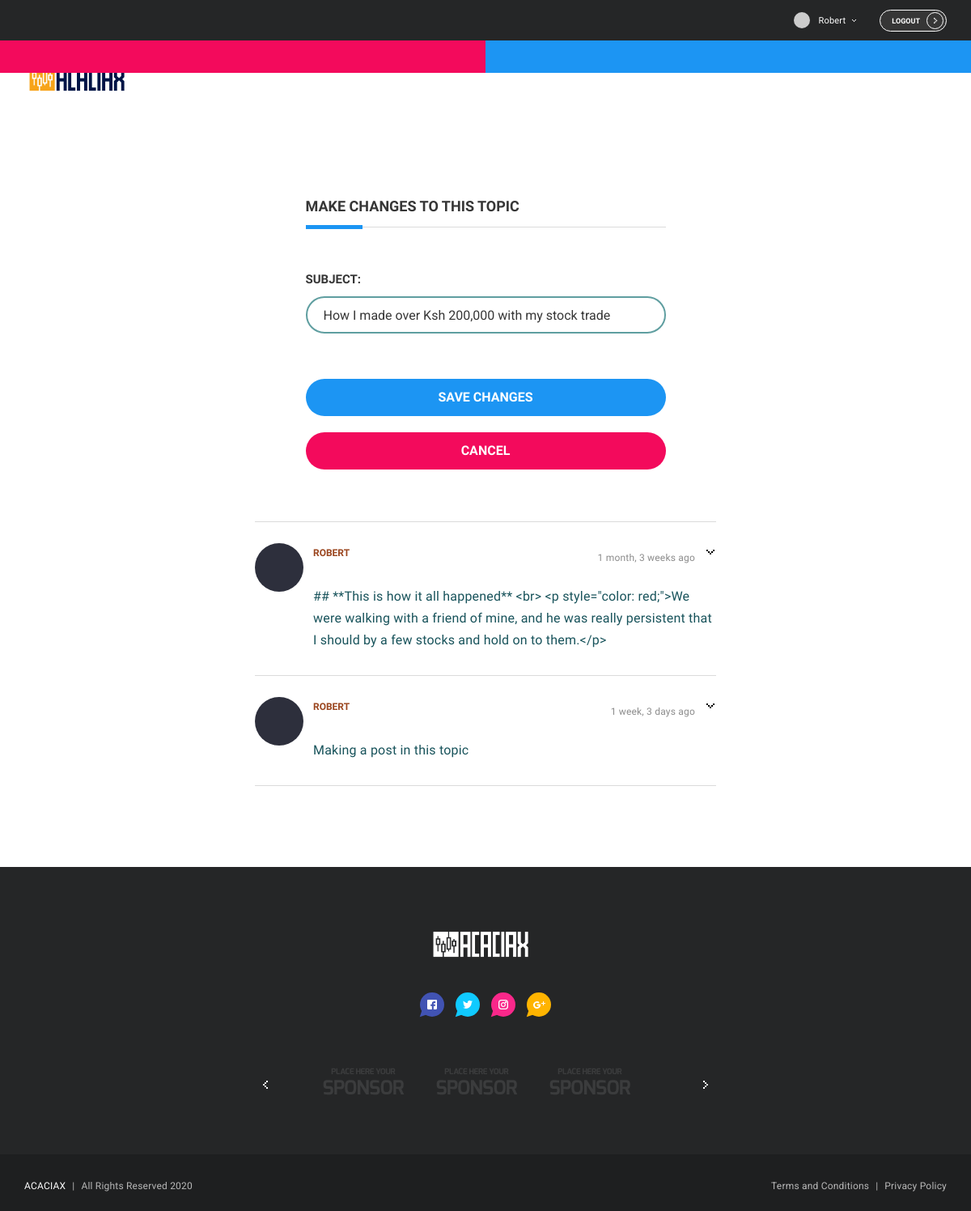
/forum/1/topics/14/edit/ (signed in), run on the app's committed database.
### forum/models.py (models this page shows, shortened)
class Topic(models.Model):
    subject = models.CharField(max_length=255)
    category = models.ForeignKey(Category, related_name='topics', on_delete=models.CASCADE)
    starter = models.ForeignKey(User, related_name='topics', on_delete=models.CASCADE)
    last_updated = models.DateTimeField(auto_now_add=True)
    updated_by = models.ForeignKey(User, related_name='+', on_delete=models.CASCADE, null=True, blank=True)
    views = models.PositiveIntegerField(default=0)

class Post(models.Model):
    message = models.TextField(max_length=4000)
    topic = models.ForeignKey(Topic, related_name='posts', on_delete=models.CASCADE)
    created_at = models.DateTimeField(auto_now_add=True)
    updated_at = models.DateTimeField(null=True)
    created_by = models.ForeignKey(User, related_name='posts', on_delete=models.CASCADE)
    updated_by = models.ForeignKey(User, null=True, related_name='+', on_delete=models.CASCADE)
    likes= models.IntegerField(default=0)
    dislikes= models.IntegerField(default=0)

### forum/views.py (the view, shortened to what this page needs)
# urls.py: re_path(r'^forum/(?P<pk>\d+)/topics/(?P<topic_pk>\d+)/edit/$', views.TopicUpdateView.as_view(), name='edit_topic'),
@method_decorator(login_required, name='dispatch')
class TopicUpdateView(UpdateView):
    model = Topic
    fields = ('subject', )
    template_name = 'edit_topic.html'
    pk_url_kwarg = 'topic_pk'
    context_object_name = 'topic'
    def get_queryset(self):
        queryset = super().get_queryset()
        return queryset.filter(starter=self.request.user)

### forum/templatetags/form_tags.py (called while the page is built)
@register.filter
def input_class(bound_field):
    css_class = 'bder-cstm-clr'
    if bound_field.form.is_bound:
        if bound_field.errors:
            css_class = 'is-invalid'
        elif field_type(bound_field) != 'PasswordInput':
            css_class = 'is-valid'
    return 'form-control {}'.format(css_class)

### forum/templatetags/gravatar.py (called while the page is built)
@register.filter
def gravatar(user):
    email = user.email.lower().encode('utf-8')
    default = 'mm'
    size = 256
    url = 'https://www.gravatar.com/avatar/{md5}?{params}'.format(
        md5=hashlib.md5(email).hexdigest(),
        params=urlencode({'d': default, 's': str(size)})
    )
    return url

### templates/edit_topic.html (shortened to what this page needs)
{% extends 'base.html' %}
{% load static %}
{% load humanize %}
{% block stylesheet %}
  <link rel="stylesheet" href="{% static 'css/simplemde.min.css' %}">
{% endblock %}
{% block content_edit_topic %}
  <div class="layout-content-full grid-limit">
    <div class="grid2-1col centered">
      <div id="tab-new-topic" class="tab-wrap">
        <div class="tab-body">
          <div class="tab-item">
            <div class="form-box">
              <div class="section-title-wrap blue">
                <h2 class="section-title medium">Make changes to this topic</h2>
                <div class="section-title-separator"></div>
              </div>
              <form method="post">
			    {% include 'includes/form.html' %}
          <br><br>
			    <button type="submit" class="button blue full">Save changes</button>
          <a class="button red full" href="{% url 'category_topics' topic.category.pk %}">
            Cancel
          </a>
			  </form>
            </div>
          </div>
        </div>
      </div>
      <div class="activity-items">
        {% for post in topic.posts.all %}
        <div class="activity-item">
          <img class="user-avatar" src="{% static 'img/users/05.jpg' %}" alt="user-05">
          <div class="activity-item-dropdown-button">
            <svg class="arrow-icon medium">
              <use xlink:href="#svg-arrow-medium"></use>
            </svg>
          </div>
          <div class="activity-item-row">
            <a href="topic.html" class="activity-item-title secondary-color">{{ post.created_by.username }}</a>
            <p class="activity-item-timestamp">{{ post.created_at|naturaltime }}</p>
          </div>
          <p class="activity-item-text base-color">{{ post.message }}</p>
        </div>
        {% endfor %}
      </div>
    </div>
  </div>
{% endblock content_edit_topic %}

### templates/navbar/navbar.html (shortened to what this page needs)
{% load static %}
{% load gravatar %}
  <div class="header-wrap">
    <div class="header grid-limit">
      <div class="widget-selectables float_right">
        {% if user.is_authenticated %}
        <div class="widget-options-wrap">
          <div id="account-dropdown-trigger" class="current-option">
            <div class="current-option-value">
              <img class="widget-option-img user-avatar micro" src="{{ user|gravatar }}" alt="avatar-01">
              <p class="widget-option-text cstm-camel-case">{{ user.username }}</p>
            </div>
            <svg class="arrow-icon">
              <use xlink:href="#svg-arrow"></use>
            </svg>
          </div>
        </div>
        <a href="{% url 'logout' %}" class="button tiny hidden-xs logout-btn log-button">
            Logout
            <div class="button-ornament cstm-btn-ornament">
              <svg class="arrow-icon">
                <use xlink:href="#svg-arrow"></use>
              </svg>
            </div>
          </a>
        {% endif %}
      </div>
    </div>
  </div>
  <nav class="navigation-wrap void">
    <div class="navigation grid-limit">
      <div class="logo">
        <a href="{% url 'home' %}">
          <figure class="logo-img">
              <img src="{% static 'img/acaciax/logo/full-logo.png' %}" alt="Logo">
          </figure>
        </a>
      </div>
    </div>
  </nav>

### templates/includes/form.html (shortened to what this page needs)
{% load form_tags widget_tweaks %}
{% for field in form %}
  <div class="form-group">
    {{ field.label_tag }}
    {% render_field field class=field|input_class %}
  </div>
{% endfor %}

### static/css/custom_css.css (style rules this page uses)
.header { display: inherit; }
.float_right { float: right; }
html { scroll-behavior: smooth; }
p { font-size: 1.0em; padding-top: 8px; font-family: "Exo",sans-serif!important; letter-spacing: 0.2px; }
.activity-item-timestamp { font-size: 12px; }
.widget-options-wrap .current-option-value .widget-option-text { line-height: 35px; }
.logout-btn { border:1px solid #fff; }
.cstm-btn-ornament { background-color: transparent!important; border: 1px solid #fff; top: 2px!important; }
.cstm-btn-ornament .arrow-icon { top: 6px!important; left: 8px!important; width: 5px; height: 7px; }
.button.full { font-size: 16px; margin-top: 20px; }
.cstm-camel-case { text-transform: capitalize; }
.section-title-wrap .section-title-separator:before { height: 5px; }
label { font-size: 15px; font-weight: 700; padding-top: 25px; }
.bder-cstm-clr { border: 2px solid cadetblue!important; font-size: 16px!important; }
.header .widget-selectables:last-child .widget-options-wrap { display: unset; }
.header .widget-selectables .widget-option-img { display: unset; }
.logo .logo-img { width: 130px }
.base-color { color: #18535B; }
.secondary-color { color: #9B461F!important; }
.form-box { padding: 34px 0px; max-width: 445px; }

### data on the page
Topic: subject "How I made over Ksh 200,000 with my stock trade"
Post: created_by.username "ROBERT", created_at "1 month, 3 weeks ago", message "## **This is how it all happened** <br> <p style=\"color: red;\">We were walking with a friend of mine, and he was really persistent that I should by a few stocks and hold on to them.</p>"
Post: created_by.username "ROBERT", created_at "1 week, 3 days ago", message "Making a post in this topic"

### other printed values
{{ user.username }} "Robert"
{{ field.label_tag }} "SUBJECT:"
